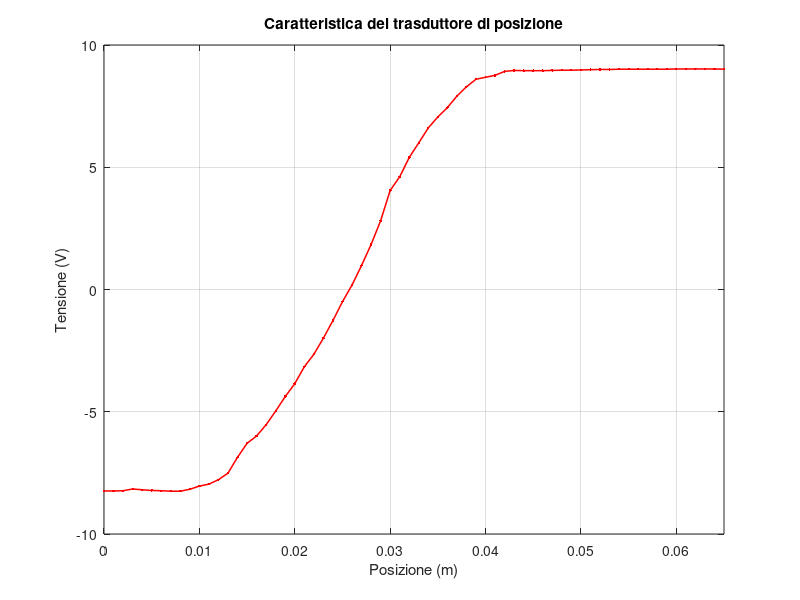
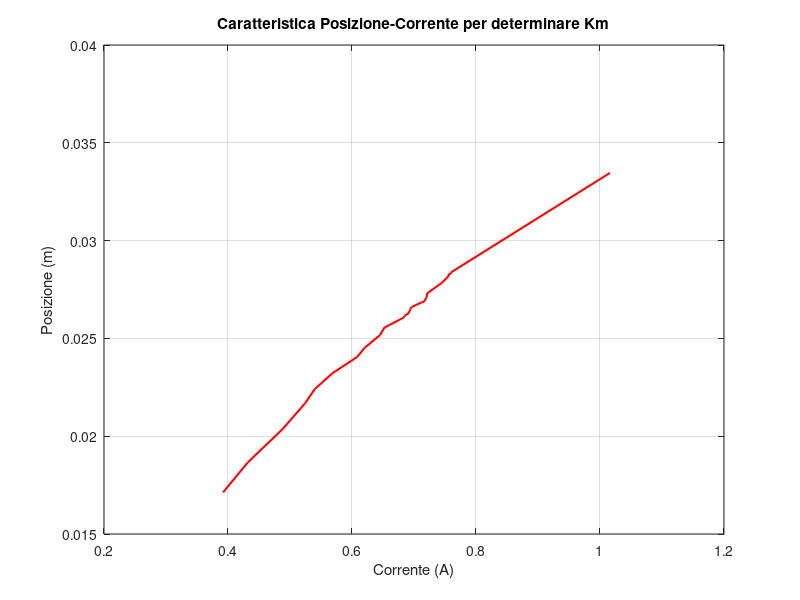

The MATLAB script that drew these images, in order:
clear variables
close all
clc

m=0.022; % kg
g=9.81;
z0=0.06; %Utilizzando la scala graduata
z0_ref=0.02; %Rispetto all'origine del sistema di riferimento
Im0=0.6596;
Kc=2.5;
K_trans=1/Kc;
Var=load('V_transducer_correct.mat');
Var.Position1=(Var.Position1-4)*0.01; %Posizione da cm a m
figure();
plot(Var.Position1,Var.Voltage1,'r.-','Linewidth',1.1);
grid on;
xlabel('Posizione (m)');
ylabel('Tensione (V)');
axis([0.00 0.065 -10 10]);
title('Caratteristica del trasduttore di posizione');
V_trasd=(Var.Voltage1(31)-Var.Voltage1(21))/0.01 %#ok<*NOPTS>

Eln=load('Elettromagnete_1.mat');
z=interp1(Var.Voltage1(11:44),Var.Position1(11:44),Eln.Km_dati(:,1));
figure();
plot(Eln.Km_dati(:,2),z,'r','Linewidth',1.5); grid on;
xlabel('Corrente (A)');
ylabel('Posizione (m)');
title('Caratteristica Posizione-Corrente per determinare Km');
Km=((Eln.Km_dati(:,2)).^2./((z).^2))\(m*g*(ones(26,1)))

%Derivazione della funzione di trasferimento - modello di prima
%approssimazione
Im0_calc=z0_ref*sqrt(m*g/Km);
A=[0 1;((2*g)/(Im0))*sqrt(m*g/Km) 0];
B=[0;-2*g*K_trans/Im0];
C=[V_trasd 0];
D=0;
sys=ss(A,B,C,D);
G=tf(sys)